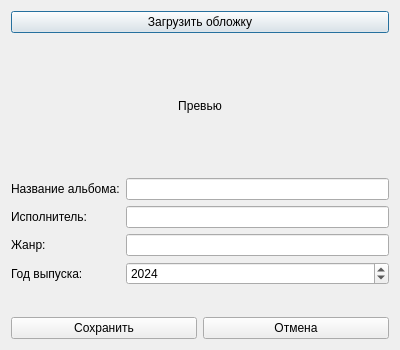
<?xml version="1.0" encoding="UTF-8"?>
<ui version="4.0">
 <class>AddAlbumDialog</class>
 <widget class="QDialog" name="AddAlbumDialog">
  <property name="geometry">
   <rect>
    <x>0</x>
    <y>0</y>
    <width>400</width>
    <height>350</height>
   </rect>
  </property>
  <property name="windowTitle">
   <string>Добавить альбом</string>
  </property>
  <layout class="QVBoxLayout" name="verticalLayout">
   <item>
    <widget class="QPushButton" name="loadCover">
     <property name="text">
      <string>Загрузить обложку</string>
     </property>
    </widget>
   </item>
   <item>
    <widget class="QLabel" name="labelCover">
     <property name="minimumSize">
      <size>
       <width>100</width>
       <height>100</height>
      </size>
     </property>
     <property name="alignment">
      <set>Qt::AlignCenter</set>
     </property>
     <property name="text">
      <string>Превью</string>
     </property>
    </widget>
   </item>
   <item>
    <layout class="QFormLayout" name="formLayout">
     <item row="0" column="0">
      <widget class="QLabel" name="labelTitle">
       <property name="text">
        <string>Название альбома:</string>
       </property>
      </widget>
     </item>
     <item row="0" column="1">
      <widget class="QLineEdit" name="lineEditTitle"/>
     </item>
     <item row="1" column="0">
      <widget class="QLabel" name="labelArtist">
       <property name="text">
        <string>Исполнитель:</string>
       </property>
      </widget>
     </item>
     <item row="1" column="1">
      <widget class="QLineEdit" name="lineEditArtist"/>
     </item>
     <item row="2" column="0">
      <widget class="QLabel" name="labelGenre">
       <property name="text">
        <string>Жанр:</string>
       </property>
      </widget>
     </item>
     <item row="2" column="1">
      <widget class="QLineEdit" name="lineEditGenre"/>
     </item>
     <item row="3" column="0">
      <widget class="QLabel" name="labelYear">
       <property name="text">
        <string>Год выпуска:</string>
       </property>
      </widget>
     </item>
     <item row="3" column="1">
      <widget class="QSpinBox" name="spinBoxYear">
       <property name="minimum">
        <number>1900</number>
       </property>
       <property name="maximum">
        <number>2100</number>
       </property>
       <property name="value">
        <number>2024</number>
       </property>
      </widget>
     </item>
    </layout>
   </item>
   <item>
    <layout class="QHBoxLayout">
     <item>
      <widget class="QPushButton" name="buttonBoxOk">
       <property name="text">
        <string>Сохранить</string>
       </property>
      </widget>
     </item>
     <item>
      <widget class="QPushButton" name="buttonBoxCancel">
       <property name="text">
        <string>Отмена</string>
       </property>
      </widget>
     </item>
    </layout>
   </item>
  </layout>
 </widget>
 <resources/>
 <connections/>
</ui>
